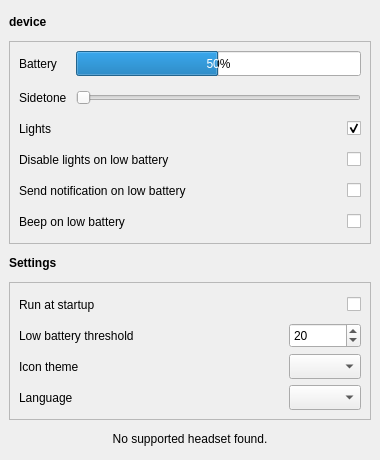
<?xml version="1.0" encoding="UTF-8"?>
<ui version="4.0">
 <class>HeadsetControlQt</class>
 <widget class="QMainWindow" name="HeadsetControlQt">
  <property name="geometry">
   <rect>
    <x>0</x>
    <y>0</y>
    <width>380</width>
    <height>460</height>
   </rect>
  </property>
  <property name="sizePolicy">
   <sizepolicy hsizetype="Minimum" vsizetype="Minimum">
    <horstretch>0</horstretch>
    <verstretch>0</verstretch>
   </sizepolicy>
  </property>
  <property name="minimumSize">
   <size>
    <width>380</width>
    <height>0</height>
   </size>
  </property>
  <property name="windowTitle">
   <string>HeadsetControl-Qt</string>
  </property>
  <widget class="QWidget" name="centralwidget">
   <layout class="QGridLayout" name="gridLayout_2" rowstretch="0,0,0,0,0">
    <property name="leftMargin">
     <number>9</number>
    </property>
    <property name="topMargin">
     <number>9</number>
    </property>
    <property name="rightMargin">
     <number>9</number>
    </property>
    <property name="bottomMargin">
     <number>9</number>
    </property>
    <item row="4" column="0">
     <widget class="QLabel" name="notFoundLabel">
      <property name="sizePolicy">
       <sizepolicy hsizetype="Preferred" vsizetype="Fixed">
        <horstretch>0</horstretch>
        <verstretch>0</verstretch>
       </sizepolicy>
      </property>
      <property name="minimumSize">
       <size>
        <width>0</width>
        <height>25</height>
       </size>
      </property>
      <property name="text">
       <string>No supported headset found.</string>
      </property>
      <property name="alignment">
       <set>Qt::AlignmentFlag::AlignCenter</set>
      </property>
     </widget>
    </item>
    <item row="3" column="0">
     <widget class="QFrame" name="frame">
      <property name="frameShape">
       <enum>QFrame::Shape::StyledPanel</enum>
      </property>
      <property name="frameShadow">
       <enum>QFrame::Shadow::Raised</enum>
      </property>
      <layout class="QGridLayout" name="gridLayout_5">
       <item row="1" column="0">
        <widget class="QLabel" name="label_2">
         <property name="minimumSize">
          <size>
           <width>0</width>
           <height>25</height>
          </size>
         </property>
         <property name="text">
          <string>Low battery threshold</string>
         </property>
        </widget>
       </item>
       <item row="1" column="2">
        <widget class="QSpinBox" name="lowBatteryThresholdSpinBox">
         <property name="minimumSize">
          <size>
           <width>0</width>
           <height>25</height>
          </size>
         </property>
         <property name="maximumSize">
          <size>
           <width>16777215</width>
           <height>16777215</height>
          </size>
         </property>
         <property name="minimum">
          <number>0</number>
         </property>
         <property name="maximum">
          <number>100</number>
         </property>
         <property name="value">
          <number>20</number>
         </property>
        </widget>
       </item>
       <item row="2" column="2">
        <widget class="QComboBox" name="themeComboBox">
         <property name="minimumSize">
          <size>
           <width>0</width>
           <height>25</height>
          </size>
         </property>
         <property name="sizeAdjustPolicy">
          <enum>QComboBox::SizeAdjustPolicy::AdjustToContents</enum>
         </property>
        </widget>
       </item>
       <item row="0" column="0">
        <widget class="QLabel" name="startupLabel">
         <property name="minimumSize">
          <size>
           <width>0</width>
           <height>25</height>
          </size>
         </property>
         <property name="text">
          <string>Run at startup</string>
         </property>
        </widget>
       </item>
       <item row="2" column="0">
        <widget class="QLabel" name="label">
         <property name="minimumSize">
          <size>
           <width>0</width>
           <height>25</height>
          </size>
         </property>
         <property name="text">
          <string>Icon theme</string>
         </property>
        </widget>
       </item>
       <item row="0" column="2">
        <widget class="QCheckBox" name="startupCheckbox">
         <property name="minimumSize">
          <size>
           <width>0</width>
           <height>25</height>
          </size>
         </property>
         <property name="layoutDirection">
          <enum>Qt::LayoutDirection::RightToLeft</enum>
         </property>
         <property name="text">
          <string/>
         </property>
        </widget>
       </item>
       <item row="2" column="1">
        <spacer name="horizontalSpacer">
         <property name="orientation">
          <enum>Qt::Orientation::Horizontal</enum>
         </property>
         <property name="sizeHint" stdset="0">
          <size>
           <width>40</width>
           <height>20</height>
          </size>
         </property>
        </spacer>
       </item>
       <item row="3" column="0">
        <widget class="QLabel" name="label_3">
         <property name="minimumSize">
          <size>
           <width>0</width>
           <height>25</height>
          </size>
         </property>
         <property name="text">
          <string>Language</string>
         </property>
        </widget>
       </item>
       <item row="3" column="2">
        <widget class="QComboBox" name="languageComboBox">
         <property name="minimumSize">
          <size>
           <width>0</width>
           <height>25</height>
          </size>
         </property>
        </widget>
       </item>
      </layout>
     </widget>
    </item>
    <item row="0" column="0">
     <widget class="QLabel" name="deviceLabel">
      <property name="minimumSize">
       <size>
        <width>0</width>
        <height>25</height>
       </size>
      </property>
      <property name="font">
       <font>
        <bold>true</bold>
       </font>
      </property>
      <property name="text">
       <string notr="true">device</string>
      </property>
     </widget>
    </item>
    <item row="2" column="0">
     <widget class="QLabel" name="settingsLabel">
      <property name="minimumSize">
       <size>
        <width>0</width>
        <height>25</height>
       </size>
      </property>
      <property name="font">
       <font>
        <bold>true</bold>
       </font>
      </property>
      <property name="text">
       <string>Settings</string>
      </property>
     </widget>
    </item>
    <item row="1" column="0">
     <widget class="QFrame" name="frame_2">
      <property name="frameShape">
       <enum>QFrame::Shape::StyledPanel</enum>
      </property>
      <property name="frameShadow">
       <enum>QFrame::Shadow::Raised</enum>
      </property>
      <layout class="QGridLayout" name="gridLayout">
       <item row="0" column="0" colspan="2">
        <layout class="QGridLayout" name="gridLayout_7">
         <property name="spacing">
          <number>9</number>
         </property>
         <item row="1" column="1">
          <widget class="QSlider" name="sidetoneSlider">
           <property name="minimumSize">
            <size>
             <width>0</width>
             <height>25</height>
            </size>
           </property>
           <property name="maximum">
            <number>128</number>
           </property>
           <property name="orientation">
            <enum>Qt::Orientation::Horizontal</enum>
           </property>
          </widget>
         </item>
         <item row="0" column="0">
          <widget class="QLabel" name="batteryLabel">
           <property name="minimumSize">
            <size>
             <width>0</width>
             <height>25</height>
            </size>
           </property>
           <property name="text">
            <string>Battery</string>
           </property>
          </widget>
         </item>
         <item row="0" column="1">
          <widget class="QProgressBar" name="batteryBar">
           <property name="minimumSize">
            <size>
             <width>0</width>
             <height>25</height>
            </size>
           </property>
           <property name="value">
            <number>50</number>
           </property>
           <property name="textVisible">
            <bool>true</bool>
           </property>
          </widget>
         </item>
         <item row="1" column="0">
          <widget class="QLabel" name="sidetoneLabel">
           <property name="minimumSize">
            <size>
             <width>0</width>
             <height>25</height>
            </size>
           </property>
           <property name="text">
            <string>Sidetone</string>
           </property>
          </widget>
         </item>
        </layout>
       </item>
       <item row="1" column="0">
        <widget class="QLabel" name="ledLabel">
         <property name="minimumSize">
          <size>
           <width>0</width>
           <height>25</height>
          </size>
         </property>
         <property name="text">
          <string>Lights</string>
         </property>
        </widget>
       </item>
       <item row="1" column="1">
        <widget class="QCheckBox" name="ledBox">
         <property name="minimumSize">
          <size>
           <width>0</width>
           <height>25</height>
          </size>
         </property>
         <property name="layoutDirection">
          <enum>Qt::LayoutDirection::RightToLeft</enum>
         </property>
         <property name="text">
          <string/>
         </property>
         <property name="checked">
          <bool>true</bool>
         </property>
         <property name="tristate">
          <bool>false</bool>
         </property>
        </widget>
       </item>
       <item row="2" column="0">
        <widget class="QLabel" name="lightBatteryLabel">
         <property name="minimumSize">
          <size>
           <width>0</width>
           <height>25</height>
          </size>
         </property>
         <property name="text">
          <string>Disable lights on low battery</string>
         </property>
        </widget>
       </item>
       <item row="2" column="1">
        <widget class="QCheckBox" name="ledBatteryCheckBox">
         <property name="minimumSize">
          <size>
           <width>0</width>
           <height>25</height>
          </size>
         </property>
         <property name="layoutDirection">
          <enum>Qt::LayoutDirection::RightToLeft</enum>
         </property>
         <property name="text">
          <string/>
         </property>
        </widget>
       </item>
       <item row="3" column="0">
        <widget class="QLabel" name="notification_label">
         <property name="minimumSize">
          <size>
           <width>0</width>
           <height>25</height>
          </size>
         </property>
         <property name="text">
          <string>Send notification on low battery</string>
         </property>
        </widget>
       </item>
       <item row="3" column="1">
        <widget class="QCheckBox" name="notificationBatteryCheckBox">
         <property name="minimumSize">
          <size>
           <width>0</width>
           <height>25</height>
          </size>
         </property>
         <property name="layoutDirection">
          <enum>Qt::LayoutDirection::RightToLeft</enum>
         </property>
         <property name="text">
          <string/>
         </property>
        </widget>
       </item>
       <item row="4" column="0">
        <widget class="QLabel" name="soundBatteryLabel">
         <property name="minimumSize">
          <size>
           <width>0</width>
           <height>25</height>
          </size>
         </property>
         <property name="text">
          <string>Beep on low battery</string>
         </property>
        </widget>
       </item>
       <item row="4" column="1">
        <widget class="QCheckBox" name="soundBatteryCheckBox">
         <property name="minimumSize">
          <size>
           <width>0</width>
           <height>25</height>
          </size>
         </property>
         <property name="layoutDirection">
          <enum>Qt::LayoutDirection::RightToLeft</enum>
         </property>
         <property name="text">
          <string/>
         </property>
        </widget>
       </item>
      </layout>
     </widget>
    </item>
   </layout>
  </widget>
 </widget>
 <resources/>
 <connections/>
</ui>
